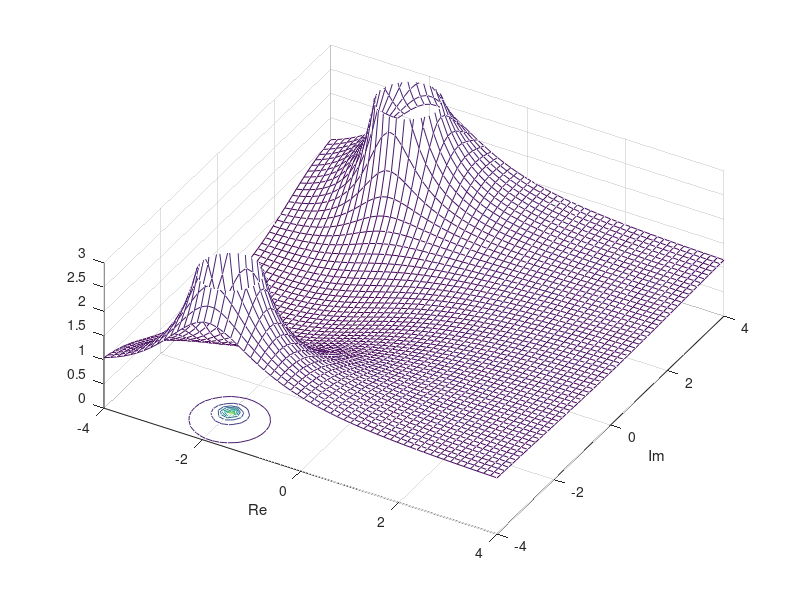

The MATLAB script that drew this image:
#RLC voltage across R

clear
clf

z1=-3;
p1=-2+3i;
p2=-2-3i;
G=@(s) (s-z1).^2./((s-p1).*(s-p2));
 	
#establish the complex plane
tx = ty = linspace (-4, 4, 60)';
[x, y] = meshgrid (tx, ty);

tz=abs(G(x+i*y));
meshc (tx, ty, tz);

xlabel("Re");
ylabel("Im");

axis([-4,4,-4,4,0,3]);
view(30,60);
#=============================
#concatenate the two matrices, rotate clockwise 90 degrees and then save as text file
#kMag=rot90([vi(t);t],-1);

#kkk=fopen("figFreqNotchFilterA.dat","w");
#fdisp(kkk,kMag)
#fclose(kkk);

